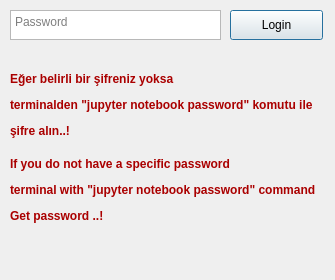
<?xml version="1.0" encoding="UTF-8"?>
<ui version="4.0">
 <class>Dialog</class>
 <widget class="QDialog" name="Dialog">
  <property name="geometry">
   <rect>
    <x>0</x>
    <y>0</y>
    <width>335</width>
    <height>280</height>
   </rect>
  </property>
  <property name="windowTitle">
   <string>Dialog</string>
  </property>
  <widget class="QTextEdit" name="passwordText">
   <property name="geometry">
    <rect>
     <x>10</x>
     <y>10</y>
     <width>211</width>
     <height>30</height>
    </rect>
   </property>
   <property name="font">
    <font>
     <pointsize>9</pointsize>
    </font>
   </property>
   <property name="placeholderText">
    <string>Password</string>
   </property>
  </widget>
  <widget class="QPushButton" name="loginButton">
   <property name="geometry">
    <rect>
     <x>230</x>
     <y>10</y>
     <width>93</width>
     <height>30</height>
    </rect>
   </property>
   <property name="text">
    <string>Login</string>
   </property>
  </widget>
  <widget class="QLabel" name="label">
   <property name="geometry">
    <rect>
     <x>10</x>
     <y>60</y>
     <width>311</width>
     <height>91</height>
    </rect>
   </property>
   <property name="text">
    <string>&lt;html&gt;&lt;head/&gt;&lt;body&gt;&lt;p&gt;&lt;span style=&quot; font-weight:600; color:#aa0000;&quot;&gt;Eğer belirli bir şifreniz yoksa &lt;/span&gt;&lt;/p&gt;&lt;p&gt;&lt;span style=&quot; font-weight:600; color:#aa0000;&quot;&gt;terminalden &amp;quot;jupyter notebook password&amp;quot; komutu ile &lt;/span&gt;&lt;/p&gt;&lt;p&gt;&lt;span style=&quot; font-weight:600; color:#aa0000;&quot;&gt;şifre alın..!&lt;/span&gt;&lt;/p&gt;&lt;/body&gt;&lt;/html&gt;</string>
   </property>
  </widget>
  <widget class="QLabel" name="label_2">
   <property name="geometry">
    <rect>
     <x>10</x>
     <y>150</y>
     <width>321</width>
     <height>81</height>
    </rect>
   </property>
   <property name="text">
    <string>&lt;html&gt;&lt;head/&gt;&lt;body&gt;&lt;p&gt;&lt;span style=&quot; font-weight:600; color:#aa0000;&quot;&gt;If you do not have a specific password&lt;/span&gt;&lt;/p&gt;&lt;p&gt;&lt;span style=&quot; font-weight:600; color:#aa0000;&quot;&gt;terminal with &amp;quot;jupyter notebook password&amp;quot; command&lt;/span&gt;&lt;/p&gt;&lt;p&gt;&lt;span style=&quot; font-weight:600; color:#aa0000;&quot;&gt;Get password ..!&lt;/span&gt;&lt;/p&gt;&lt;/body&gt;&lt;/html&gt;</string>
   </property>
  </widget>
 </widget>
 <resources/>
 <connections/>
</ui>
